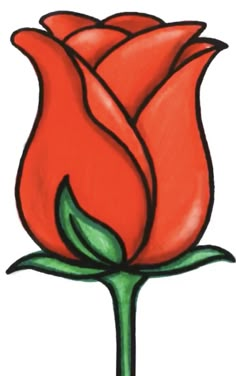
#> input picture images/image.jpg, 236 x 376 px, found by its file name
$ python question_2.py
#> lines starting #> are read from the running program, lines starting #| are printed output that depends on the picture; after the words box and inside, x2 and y2 are one past the last pixel; in counts of white or black regions, pixels touching at a corner belong together
########################################################################
#   Take Home Assignment 2
#   Question 2
#   Reg No : EG/2020/4220
#   Date   : 2025-06-16
########################################################################

# Import required libraries
import cv2
import numpy as np

def show_segmentation(mask):
    """
    Display the intermediate mask during segmentation.
    """
    cv2.imshow('Segmentation Process', mask)
    cv2.waitKey(1)  # Show briefly for animation effect

def region_growing(image, seed_points, threshold_range):
    """
    Perform region growing segmentation.

    Parameters:
        image (ndarray): Input grayscale image.
        seed_points (list): List of (x, y) seed coordinates.
        threshold_range (int): Max allowed intensity difference from seed.

    Returns:
        mask (ndarray): Binary segmented mask.
    """

    # Initialize segmentation mask (same size as image)
    mask = np.zeros_like(image, dtype=np.uint8)

    # Initialize queue with seed points
    queue = list(seed_points)

    iteration = 0

    while queue:
        iteration += 1
        current_point = queue.pop(0)
        x, y = current_point

        # Get intensity at current point
        current_value = image[y, x]
        mask[y, x] = 255  # Mark as visited

        # Visualize intermediate steps every 10 iterations
        if iteration % 10 == 0:
            show_segmentation(mask)

        # Check 8-connected neighbors
        for dy in [-1, 0, 1]:
            for dx in [-1, 0, 1]:
                nx, ny = x + dx, y + dy

                if dx == 0 and dy == 0:
                    continue  # skip center

                # Check bounds
                if 0 <= nx < image.shape[1] and 0 <= ny < image.shape[0]:
                    neighbor_value = image[ny, nx]

                    if mask[ny, nx] == 0 and abs(int(neighbor_value) - int(current_value)) <= threshold_range:
                        queue.append((nx, ny))
                        mask[ny, nx] = 255  # Mark neighbor as visited

    return mask

# --------------------------------------------------------------------
# Main Execution
# --------------------------------------------------------------------
if __name__ == "__main__":
    # Load the grayscale input image
    image = cv2.imread('images/image.jpg', cv2.IMREAD_GRAYSCALE)
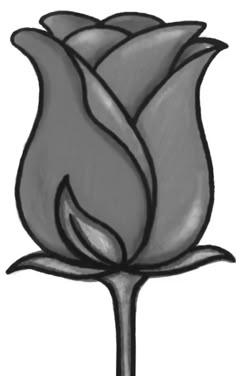
#> image: shape (376, 236); min 16, max 255, mean 165.6

    if image is None:
        raise FileNotFoundError("Image not found.")

    # Define seed points (adjust based on image dimensions)
    seed_points = [(120, 180), (200, 200), (100, 220)]

    # Define threshold range for pixel similarity
    threshold_range = 10

    # Perform region growing segmentation
    segmented_image = region_growing(image, seed_points, threshold_range)
#> the loop in region_growing, `while queue:` made 47354 passes
#> current_value on passes 1 to 3: 117, 144, 88
#> after the loop in region_growing, `while queue:`:
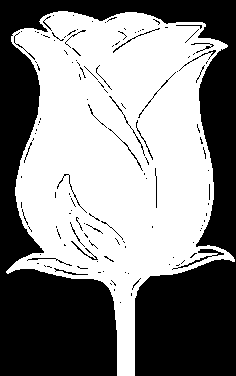
#> mask: shape (376, 236); 53.4% white; 134 black regions (109 under 20 px), largest, box (x1, y1, x2, y2) and area: (0, 0, 236, 376) 39658, (172, 249, 224, 270) 161, (109, 96, 145, 156) 81
#> after the loop in region_growing, `while queue:`: iteration = 47354; queue = []

    # Close any previous windows
    cv2.destroyAllWindows()

    # Show final result
    cv2.imshow('Original Image', image)
    cv2.imshow('Segmented Image', segmented_image)
    cv2.waitKey(0)
    cv2.destroyAllWindows()
